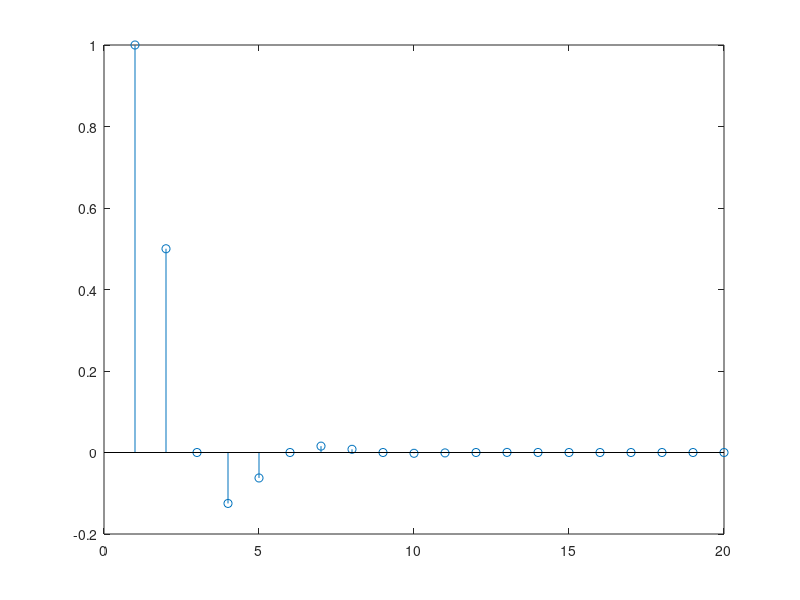

Recreate this plot in MATLAB.
#Sistema: y[n] - 0.5 y[n-1] + 0.25 y[n-2] = x[n]
% Coeficientes:
b = [1, 0, 0];
a = [1, -0.50, 0.25];

cant_muestras = 20;
x = zeros(1, cant_muestras);
x(1) = 1; % delta[0] = 1

h = zeros(1, cant_muestras);

% Resolvemos la ecuación en diferencias muestra por muestra: h[n] = h[n-2] + x[n]
% Empezamos en n=3 para evitar índices negativos o fuera de rango en Octave (que arranca en 1)
h(1) = x(1); % n = 0 -> h[0] = 0 + x[0] = 1
h(2) = 0.5; % n = 1 -> h[1] = 0 + x[1] = 0

for n = 3:cant_muestras
    h(n) = 0.5  * h(n-1) - 0.25 * h(n-2) - x(n);
end
stem(h)
